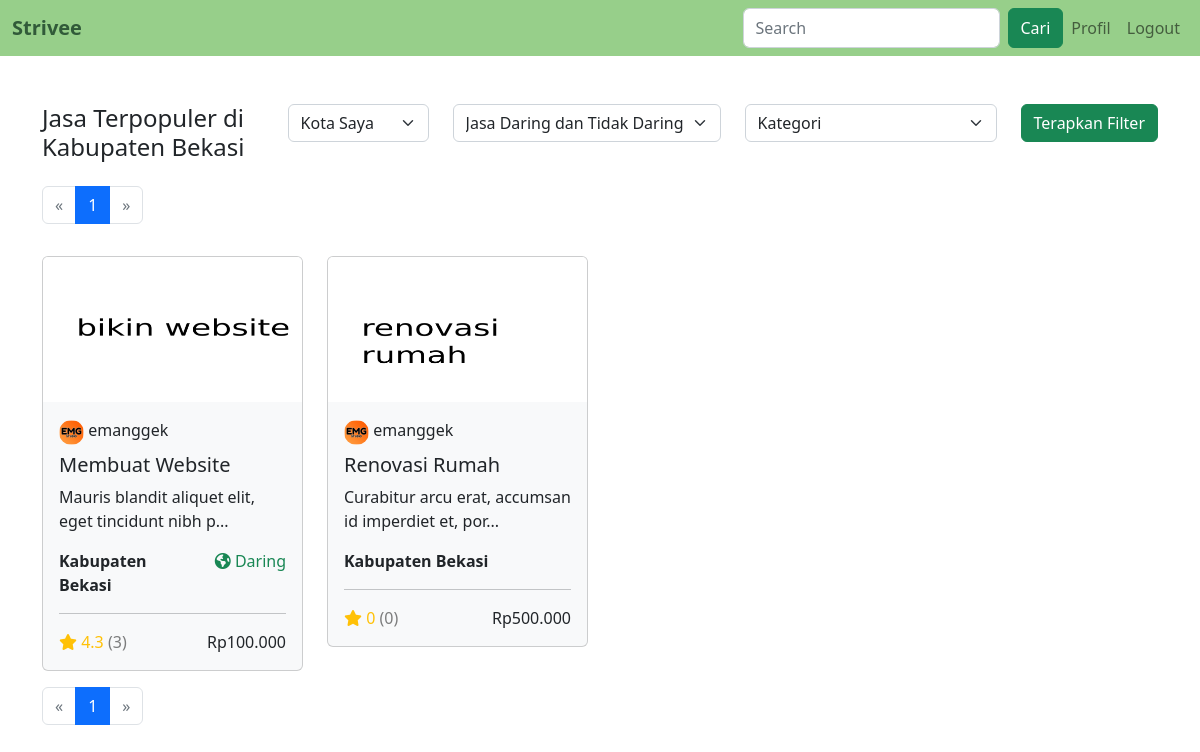
The app's page /products.php?city=1 (signed in) with its own data.
### tables this page shows
CREATE TABLE `users` (
  `id` int(11) NOT NULL,
  `admin` tinyint(1) NOT NULL,
  `username` varchar(20) NOT NULL,
  `password` varchar(100) NOT NULL,
  `email` varchar(20) NOT NULL,
  `name` varchar(20) NOT NULL,
  `gender` tinyint(1) NOT NULL,
  `address` text NOT NULL,
  `phone` varchar(12) NOT NULL,
  `image` text NOT NULL,
  `city_id` int(11) NOT NULL,
  `city` varchar(50) NOT NULL
);

CREATE TABLE `products` (
  `id` int(11) NOT NULL,
  `owner` int(11) NOT NULL,
  `name` varchar(20) NOT NULL,
  `category` int(11) NOT NULL,
  `price` int(11) NOT NULL,
  `description` text NOT NULL,
  `image` text NOT NULL,
  `city_id` int(11) NOT NULL,
  `city` varchar(50) NOT NULL,
  `online` tinyint(1) NOT NULL,
  `rating` int(11) NOT NULL,
  `rating_count` int(11) NOT NULL
);

### functions.php (called while the page is built, shortened)
<?php
function money($number)
{
    return "Rp" . number_format($number, 0, ".", ".");
}
function pagination($page, $numRows, $limit = 10)
{
    $totalPages = ceil($numRows / $limit);
    $start = ($page - 1) * $limit;
    $pages = [];
    for ($i = $page > 2 ? $page - 2 : ($page > 1 ? $page - 1 : $page); $i <= ($totalPages - $page > 2 ? $page + 2 : ($totalPages - $page > 1 ? $page + 1 : $totalPages)); $i++) {
        $pages[] = $i;
    }
    return [
        "start" => $start,
        "page" => $page,
        "previous" => $page > 1 ? $page - 1 : null,
        "pages" => $pages,
        "next" => $page < $totalPages ? $page + 1 : null,
    ];
}
function conn()
{
    return mysqli_connect("localhost", "root", "", "ecommerce");
}
function query($query)
{
    $conn = conn();
    $result = mysqli_query($conn, $query);
    $rows = [];
    while ($row = mysqli_fetch_assoc($result)) {
        $rows[] = $row;
    }
    return $rows;
}
function getUserById($userId)
{
    $user = query("SELECT * FROM `users` WHERE `id`=$userId");
    return $user[0];
}
function getProductsWithFilter($filter, $start = 0)
{
    return query("SELECT * FROM `products` WHERE $filter ORDER BY `rating` DESC LIMIT $start, 10");
}

### products.php (the view, shortened to what this page needs)
<?php
require "functions.php";
$user = isset($_SESSION["userId"]) ? getUserById($_SESSION["userId"]) : null;
$pagination = pagination(isset($_GET["page"]) && is_numeric($_GET["page"]) ? $_GET["page"] : 1, query("SELECT COUNT(*) FROM `products`")[0]["COUNT(*)"]);
if (isset($_GET["q"]) && $_GET["q"] || isset($_GET["city"]) && $_GET["city"] || isset($_GET["online"]) || isset($_GET["category"])) {
    $filter = "";
    if (isset($_GET["city"]) && $_GET["city"] && isset($user) && $user["city_id"] > 0) $filter .= ($filter ? " AND " : "") . "`city_id`=" . $user["city_id"];
    if ($filter) {
        $pagination = pagination(isset($_GET["page"]) && is_numeric($_GET["page"]) ? $_GET["page"] : 1, query("SELECT COUNT(*) FROM `products` WHERE $filter")[0]["COUNT(*)"]);
        $products = getProductsWithFilter($filter, $pagination["start"]);
    } else $products = getProducts($pagination["start"]);
} else {
    $products = getProducts($pagination["start"]);
}
require "template/start.php";
?>
<div class="row">
    <div class="col">
        <h4><?= isset($_GET["q"]) && $_GET["q"] ? 'Hasil Pencarian "' . $_GET["q"] . '"' : "Jasa Terpopuler" ?> <?= isset($user) ? (isset($_GET["city"]) ? ($_GET["city"] && $user["city_id"] > 0 ? "di " . $user["city"] : "") : "") : "" ?></h4>
    </div>
    <div class="col-auto">
        <form id="filter-form">
            <div class="row">
                <?php if ($user && $user["city_id"] > 0) : ?>
                    <div class="col-lg-auto mt-2 mt-lg-0">
                        <select name="city" class="form-select">
                            <option value="1" <?= isset($_GET["city"]) ? ($_GET["city"] ? "selected" : "") : "" ?>>Kota Saya</option>
                        </select>
                    </div>
                <?php endif ?>
                <div class="col-lg-auto mt-2 mt-lg-0">
                    <select name="online" class="form-select">
                        <option value="0">Jasa Daring dan Tidak Daring</option>
                    </select>
                </div>
                <div class="col-lg-auto mt-2 mt-lg-0">
                    <select name="category" class="form-select">
                        <option value="0">Kategori</option>
                    </select>
                </div>
                <div class="col-lg-auto mt-2 mt-lg-0">
                    <button type="submit" class="btn btn-success">Terapkan Filter</button>
                </div>
            </div>
        </form>
    </div>
</div>
<nav class="mt-3">
    <ul class="pagination">
        <li class="page-item">
            <button type="button" class="page-link <?= !$pagination["previous"] ? "disabled" : "" ?>" onclick="changePage(<?= $pagination['previous'] ?>)" aria-label="Previous">
                <span aria-hidden="true">&laquo;</span>
            </button>
        </li>
        <?php foreach ($pagination["pages"] as $page) : ?>
            <li class="page-item <?= $page == $pagination["page"] ? "active" : "" ?>"><button type="button" class="page-link" onclick="changePage(<?= $page ?>)"><?= $page ?></button></li>
        <?php endforeach ?>
        <li class="page-item">
            <button type="button" class="page-link <?= !$pagination["next"] ? "disabled" : "" ?>" onclick="changePage(<?= $pagination['next'] ?>)" aria-label="Next">
                <span aria-hidden="true">&raquo;</span>
            </button>
        </li>
    </ul>
</nav>
<div class="row">
    <?php foreach ($products as $product) : ?>
        <?php
        $owner = getUserById($product["owner"]);
        ?>
        <a href="jasa.php?id=<?= $product["id"] ?>" class="text-decoration-none text-dark col-md-6 col-lg-3 mt-3">
            <div class="card bg-light">
                <img src="<?= $product["image"] ?>" class="card-img-top">
                <div class="card-body">
                    <img src="<?= $owner["image"] ?>" class="rounded-circle" width="25">
                    <span><?= $owner["username"] ?></span>
                    <h5 class="card-title mt-2"><?= $product["name"] ?></h5>
                    <p><?= substr($product["description"], 0, 50) ?>...</p>
                    <div class="row">
                        <div class="col">
                            <b><?= $product["city"] ?></b>
                        </div>
                        <div class="col-auto text-success">
                            <?= $product["online"] ? '<i class="fa-solid fa-earth-americas"></i> Daring' : "" ?>
                        </div>
                    </div>
                    <hr>
                    <div class="row">
                        <div class="col">
                            <span class="text-warning"><i class="fa fa-star"></i> <?= $product["rating"] > 0 ? round($product["rating"] / $product["rating_count"], 1) : "0" ?></span>
                            <span class="text-black-50">(<?= $product["rating_count"] ?>)</span>
                        </div>
                        <div class="col-auto">
                            <span><?= money($product["price"]) ?></span>
                        </div>
                    </div>
                </div>
            </div>
        </a>
    <?php endforeach ?>
</div>
<nav class="mt-3">
    <ul class="pagination">
        <li class="page-item">
            <button type="button" class="page-link <?= !$pagination["previous"] ? "disabled" : "" ?>" onclick="changePage(<?= $pagination['previous'] ?>)" aria-label="Previous">
                <span aria-hidden="true">&laquo;</span>
            </button>
        </li>
        <?php foreach ($pagination["pages"] as $page) : ?>
            <li class="page-item <?= $page == $pagination["page"] ? "active" : "" ?>"><button type="button" class="page-link" onclick="changePage(<?= $page ?>)"><?= $page ?></button></li>
        <?php endforeach ?>
        <li class="page-item">
            <button type="button" class="page-link <?= !$pagination["next"] ? "disabled" : "" ?>" onclick="changePage(<?= $pagination['next'] ?>)" aria-label="Next">
                <span aria-hidden="true">&raquo;</span>
            </button>
        </li>
    </ul>
</nav>
<?php require "template/end.php" ?>

### css/style.css (style rules this page uses)
.card, .modal-content, .bg { background-color: #d5e8d7; }

### records on screen
users: city "Kabupaten Bekasi"
products: image (picture), users.image (picture), users.username "emanggek", name "Membuat Website", description "Mauris blandit aliquet elit, eget tincidunt nibh p", city "Kabupaten Bekasi", online 1 (drawn), $product["rating"] / $product["rating_count"] "4.3", rating_count "3", price "Rp100.000"
products: image (picture), users.image (picture), users.username "emanggek", name "Renovasi Rumah", description "Curabitur arcu erat, accumsan id imperdiet et, por", city "Kabupaten Bekasi", rating "0", rating_count "0", price "Rp500.000"

### other values on screen
$page "1"
